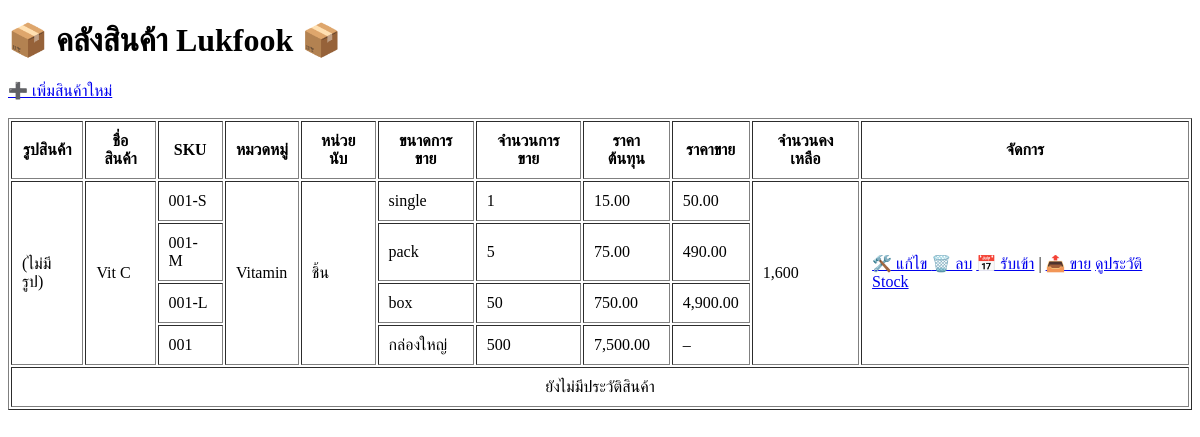
The app's page /, older data.
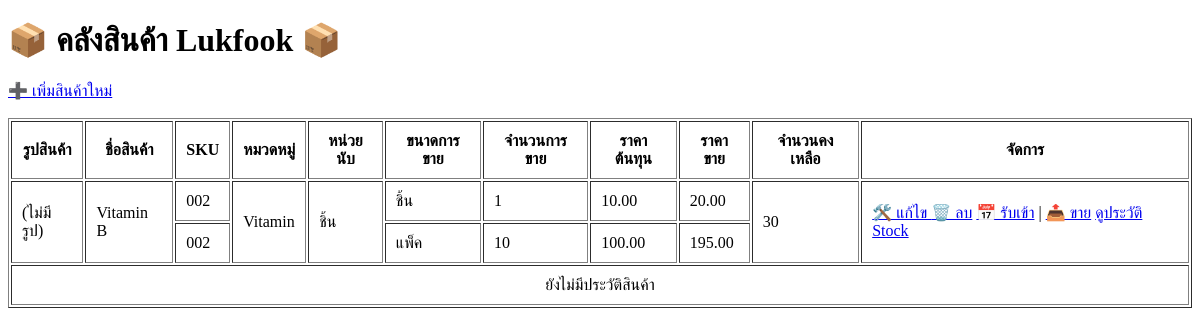
The same page, newer data.
### model.py (models this page shows, shortened)
class ProductVariant(db.Model):  ## ข้อมูล 1 SKU สินค้าอาจจะมีหลาย pack size
    __tablename__ = 'product_variant'
    id = db.Column(db.Integer, primary_key=True)
    product_id = db.Column(db.Integer, db.ForeignKey('product.id'), nullable=False)
    sale_mode = db.Column(db.String(50))  # รูปแบบการขาย (single, pack, box)
    sku_suffix = db.Column(db.String(50))  # optional เช่น -P5, -P10
    pack_size = db.Column(db.Integer, nullable=False)# จำนวนหน่วยที่ขายในแต่ละรูปแบบ เช่น 5, 10  [จำนวนหน่วยย่อยต่อแพ็ค (ใช้ตอนขาย)]
    selling_price = db.Column(db.Float, nullable=True)  # ราคาขาย
    stock = db.Column(db.Integer, default=0) # จำนวนคงเหลือ
    is_for_sale = db.Column(db.Boolean, default=True) #กำหนดรูปแบบ pack_size นี้ใช้สำหรับการขาย

class Product(db.Model):
    __tablename__ = 'product'
    id = db.Column(db.Integer, primary_key=True)
    name = db.Column(db.String(100), nullable=False) #ชื่อสินค้า
    sku = db.Column(db.String(50), unique=True, nullable=False) #รหัสSKU
    cost_price = db.Column(db.Float, nullable=False) #ราคาต้นทุนสินค้า
    category = db.Column(db.String(50)) #หมวดหมู่สินค้า เช่น Vitamin / Drug / กระดาษ  ไม่ได้มีผลอะไรกับ data
    unit = db.Column(db.String(20)) #หน่วยนับ(แบบชิ้น)
    stock = db.Column(db.Integer, default=0) #จำนวนคงเหลือสต๊อก(แบบชิ้น)
    image_filename = db.Column(db.String(200))  #ชื่อไฟล์รูปภาพ
    variants = db.relationship('ProductVariant', backref='product', cascade="all, delete-orphan", lazy=True)
    @property
    def serialized_variants(self):
        return [
            {
                "sku_suffix": v.sku_suffix,
                "sale_mode": v.sale_mode,
                "pack_size": v.pack_size,
                "selling_price": v.selling_price
            }
            for v in self.variants
        ]

### app.py (the view)
@app.route('/')
def index():
    products = Product.query.options(db.joinedload(Product.variants)).all()
    return render_template("index.html", products=products)

### templates/index.html (shortened to what this page needs)
<!DOCTYPE html>
<html lang="en">
  <head>
  </head>
  <body>
    <h1>📦 คลังสินค้า Lukfook 📦</h1>
    <a href="{{ url_for('add_product') }}">➕ เพิ่มสินค้าใหม่</a><br /><br />
    <table border="1" cellpadding="10">
      <thead>
        <tr>
          <th>รูปสินค้า</th>
          <th>ชื่อสินค้า</th>
          <th>SKU</th>
          <th>หมวดหมู่</th>
          <th>หน่วยนับ</th>
          <th>ขนาดการขาย</th>
          <th>จำนวนการขาย</th>
          <th>ราคาต้นทุน</th>
          <th>ราคาขาย</th>
          <th>จำนวนคงเหลือ</th>
          <th>จัดการ</th>
        </tr>
      </thead>
      <tbody>
        {% for product in products %} {% set total_row = product.variants|length
        if product.variants else 1 %} {% for variant in
        product.variants|sort(attribute='pack_size') %}
        <tr>
          {% if loop.first %}
          <td rowspan="{{ total_row }}">
            {% if product.image_filename %}
            <img
              src="{{ url_for('static', filename='uploads/' + product.image_filename) }}"
              width="80"
            />
            {% else %}(ไม่มีรูป){% endif %}
          </td>
          <td rowspan="{{ total_row }}">{{ product.name }}</td>
          {% endif %}
          <td>
            {{ product.sku }}{% if variant.sku_suffix %}-{{ variant.sku_suffix
            }}{% endif %}
          </td>
          {% if loop.first %}
          <td rowspan="{{ total_row }}">{{ product.category or '-' }}</td>
          <td rowspan="{{ total_row }}">{{ product.unit or '-' }}</td>
          {% endif %}
          <td>{{ variant.sale_mode }}</td>
          <td>{{ variant.pack_size }}</td>
          <td>
            {{ '{:,.2f}'.format(product.cost_price * variant.pack_size) }}
          </td>
          <td>
            {{ '{:,.2f}'.format(variant.selling_price) if variant.selling_price
            is not none else '–' }}
          </td>
          {% if loop.first %}
          <td rowspan="{{ total_row }}">{{ '{:,}'.format(product.stock) }}</td>
          {% endif %} {% if loop.first %}
          <td rowspan="{{ total_row }}">
            <a
              href="#"
              class="edit-btn"
              data-id="{{ product.id }}"
              data-name="{{ product.name }}"
              data-sku="{{ product.sku }}"
              data-cost="{{ product.cost_price }}"
              data-category="{{ product.category or '' }}"
              data-unit="{{ product.unit or '' }}"
              data-variants='{{ product.serialized_variants | tojson | safe}}'
            >
              🛠️ แก้ไข
            </a>
            <a href="#" class="delete-btn" data-id="{{ product.id }}">🗑️ ลบ</a>
            <a href="{{ url_for('stock_in', product_id=product.id) }}"
              >📅 รับเข้า</a
            >
            |
            <a href="{{ url_for('sell_product', product_id=product.id) }}"
              >📤 ขาย</a
            >
            <a href="{{ url_for('stock_movement', product_id=product.id) }}" class="btn btn-outline-info btn-sm">
              ดูประวัติ Stock
          </a>
          </td>
          {% endif %}
        </tr>
        {% endfor %} {% if products|length == 1 %}
        <tr>
          <td colspan="11" style="text-align: center">ยังไม่มีประวัติสินค้า</td>
        </tr>
        {% endif %} {% endfor %}
      </tbody>
    </table>
  </body>
</html>

Row changes from the older to the newer data that the page shows:
removed Product: product.cost_price*variant.pack_size "15.00", stock "1,600", product.cost_price*variant.pack_size "75.00", product.cost_price*variant.pack_size "750.00", product.cost_price*variant.pack_size "7,500.00", ProductVariant (shows "(ไม่มีรูป)", name "Vit C", sku "001", sku_suffix "S", category "Vitamin", unit "ชิ้น", sale_mode "single", pack_size "1", selling_price "50.00"), ProductVariant (sku "001", sku_suffix "M", sale_mode "pack", pack_size "5", selling_price "490.00")
removed ProductVariant: sku "001", sku_suffix "L", sale_mode "box", pack_size "50", selling_price "4,900.00"
removed ProductVariant: sku "001", sale_mode "กล่องใหญ่", pack_size "500", selling_price "–"
added Product: product.cost_price*variant.pack_size "10.00", stock "30", product.cost_price*variant.pack_size "100.00", ProductVariant (shows "(ไม่มีรูป)", name "Vitamin B", sku "002", category "Vitamin", unit "ชิ้น", sale_mode "ชิ้น", pack_size "1", selling_price "20.00"), ProductVariant (sku "002", sale_mode "แพ็ค", pack_size "10", selling_price "195.00")
